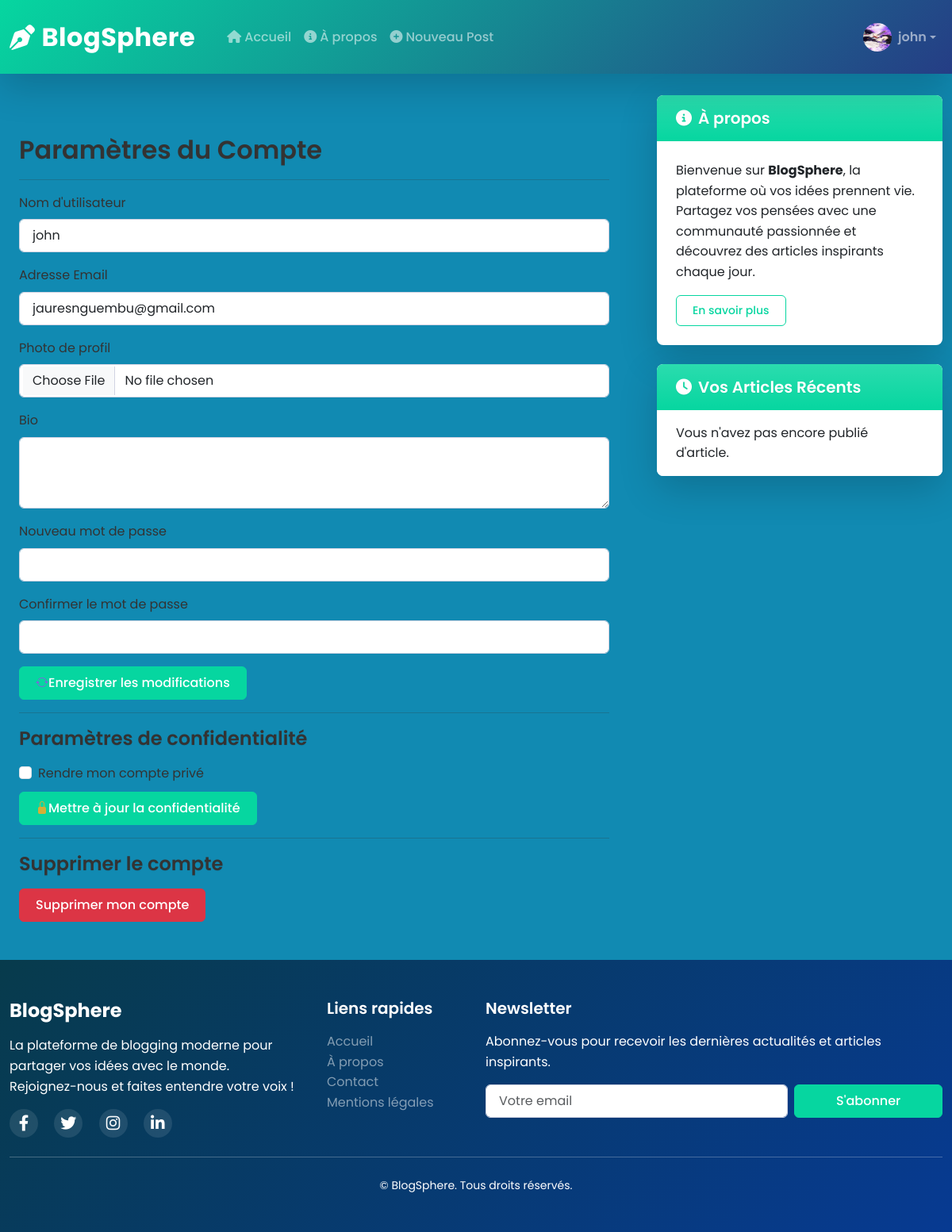
Page /parametre/ (signed in) on the committed database.
### blog/models.py (models this page shows, shortened)
class Person(AbstractBaseUser, PermissionsMixin):
    SEX_TYPES = (
        ('M', 'Male'),
        ('F', 'Feminine'),
    )
    username = models.CharField(max_length=150, unique=False)  # unique ajouté pour éviter doublons
    email = models.EmailField(unique=True)
    sex = models.CharField(max_length=1, choices=SEX_TYPES, blank=True, null=True)
    profile_picture = models.ImageField(upload_to='profiles/', blank=True, null=True, default='default.jpg')
    is_staff = models.BooleanField(default=False)
    is_superuser = models.BooleanField(default=False)
    is_active = models.BooleanField(default=True)
    groups = models.ManyToManyField(
        Group,
        related_name='person_set',
        blank=True,
        verbose_name='groups',
        help_text='The groups this user belongs to.'
    )
    user_permissions = models.ManyToManyField(
        Permission,
        related_name='person_permissions_set',
        blank=True,
        verbose_name='user permissions',
        help_text='Specific permissions for this user.'
    )
    objects = UserManager()
    USERNAME_FIELD = 'email'
    REQUIRED_FIELDS = ['username']
    class Meta:
        verbose_name = "Person"
        verbose_name_plural = "Persons"
        constraints = [
            models.UniqueConstraint(fields=['username', 'email'], name='unique_person_username_email')
        ]

class Profile(models.Model):
    user = models.OneToOneField(Person, on_delete=models.CASCADE)
    image = models.ImageField(default='default.jpg', upload_to='profile_pics')
    bio = models.TextField(max_length=500, blank=True)

### blog/views.py (the view)
# urls.py: path('parametre/', parametre, name='parametre'),
@login_required
def parametre(request):
    try:
        profile = request.user.profile
    except Profile.DoesNotExist:
        messages.warning(request, "Votre profil n'existe pas. Veuillez le créer.")
        return redirect('register')
    if request.method == 'POST':
        u_form = UserUpdateForm(request.POST, instance=request.user)
        p_form = ProfileUpdateForm(request.POST, request.FILES, instance=profile)
        if u_form.is_valid() and p_form.is_valid():
            u_form.save()
            p_form.save()
            messages.success(request, 'Paramètres mis à jour avec succès !')
            return redirect('parametre')
        else:
            messages.error(request, "Erreur lors de la mise à jour des paramètres.")
    else:
        u_form = UserUpdateForm(instance=request.user)
        p_form = ProfileUpdateForm(instance=profile)
    return render(request, 'blog/parametre.html', {'u_form': u_form, 'p_form': p_form})

### blog/templates/blog/parametre.html (shortened to what this page needs)
{% extends "blog/base.html" %}
{% block content %}
<div class="container mt-5">
    <h2>Paramètres du Compte</h2>
    <hr>
    <form method="post" enctype="multipart/form-data" action="{% url 'parametre' %}">
        <div class="mb-3">
            <label for="username" class="form-label">Nom d'utilisateur</label>
            <input type="text" class="form-control" id="username" name="username" value="{{ user.username }}">
        </div>
        <div class="mb-3">
            <label for="email" class="form-label">Adresse Email</label>
            <input type="email" class="form-control" id="email" name="email" value="{{ user.email }}">
        </div>
        <div class="mb-3">
            <label for="profile_pic" class="form-label">Photo de profil</label>
            <input type="file" class="form-control" id="profile_pic" name="profile_pic">
        </div>
        <div class="mb-3">
            <label for="bio" class="form-label">Bio</label>
            <textarea class="form-control" id="bio" name="bio" rows="3">{{ user.profile.bio }}</textarea>
        </div>
        <div class="mb-3">
            <label for="password" class="form-label">Nouveau mot de passe</label>
            <input type="password" class="form-control" id="password" name="password">
        </div>
        <div class="mb-3">
            <label for="password2" class="form-label">Confirmer le mot de passe</label>
            <input type="password" class="form-control" id="password2" name="password2">
        </div>
        <button type="submit" class="btn btn-primary"><i class="bi bi-arrow-repeat" style="color:rgb(124, 103, 219);" ></i>Enregistrer les modifications</button>
    </form>
    <hr>
    <h4>Paramètres de confidentialité</h4>
    <form method="post" action="{% url 'privacy-policy' %}">
        <div class="form-check">
            <input class="form-check-input" type="checkbox" value="1" id="private_account" name="private_account" {% if user.profile.private_account %}checked{% endif %}>
            <label class="form-check-label" for="private_account">
                Rendre mon compte privé
            </label>
        </div>
        <button type="submit" class="btn btn-primary mt-2"><i class="bi bi-lock-fill" style="color: #d4af37;"></i>Mettre à jour la confidentialité</button>
    </form>
    <hr>
    <h4>Supprimer le compte</h4>
    <form method="post" action="{% url 'delete-accounts' %}">
        <button type="submit" class="btn btn-danger" onclick="return confirm('Êtes-vous sûr de vouloir supprimer votre compte ? Cette action est irréversible.')">Supprimer mon compte</button>
    </form>
</div>
{% endblock %}

### blog/templates/blog/base.html (shortened to what this page needs)
{% load static %}
<!DOCTYPE html>
<html lang="fr">
<head>
    <link rel="stylesheet" href="https://cdn.jsdelivr.net/npm/bootstrap-icons@1.11.1/font/bootstrap-icons.css">
    <link href="https://cdn.jsdelivr.net/npm/bootstrap@5.3.0/dist/css/bootstrap.min.css" rel="stylesheet" />
    <link rel="stylesheet" href="https://cdnjs.cloudflare.com/ajax/libs/font-awesome/6.4.0/css/all.min.css" />
    <link rel="stylesheet" href="https://cdnjs.cloudflare.com/ajax/libs/animate.css/4.1.1/animate.min.css" />
    <link rel="stylesheet" href="{% static 'blog/css/main.css' %}" />
</head>
<body class="d-flex flex-column min-vh-100">
    <header>
        <nav class="navbar navbar-expand-lg navbar-dark shadow-lg fixed-top py-3 custom-navbar">
            <div class="container">
                <a class="navbar-brand fw-bold fs-2 d-flex align-items-center" href="{% url 'blog-home' %}">
                    <i class="fas fa-pen-nib me-2"></i>BlogSphere
                </a>
                <div class="collapse navbar-collapse" id="navbarNav">
                    <ul class="navbar-nav me-auto ms-3">
                        <li class="nav-item">
                            <a class="nav-link {% if request.resolver_match.url_name == 'blog-home' %}active{% endif %}" href="{% url 'blog-home' %}">
                                <i class="fas fa-home me-1"></i>Accueil
                            </a>
                        </li>
                        <li class="nav-item">
                            <a class="nav-link {% if request.resolver_match.url_name == 'blog-about' %}active{% endif %}" href="{% url 'blog-about' %}">
                                <i class="fas fa-info-circle me-1"></i>À propos
                            </a>
                        </li>
                        {% if user.is_authenticated %}
                        <li class="nav-item">
                            <a class="nav-link" href="{% url 'post-create' %}">
                                <i class="fas fa-plus-circle me-1"></i>Nouveau Post
                            </a>
                        </li>
                        {% endif %}
                    </ul>
                    <ul class="navbar-nav ms-auto">
                        {% if user.is_authenticated %}
                        <li class="nav-item dropdown">
                            <a class="nav-link dropdown-toggle d-flex align-items-center" href="#" id="userDropdown"
                               role="button" data-bs-toggle="dropdown" aria-expanded="false">
                                {% if user.profile.image %}
                                    <img src="{{ user.profile.image.url }}"
                                         class="rounded-circle profile-img me-2" width="36" height="36" alt="Profile" />
                                {% else %}
                                    <img src="https://ui-avatars.com/api/?name={{ user.username }}&background=random"
                                         class="rounded-circle profile-img me-2" width="36" height="36" alt="Profile" />
                                {% endif %}
                                <span class="fw-semibold">{{ user.username }}</span>
                            </a>
                        </li>
                        {% endif %}
                    </ul>
                </div>
            </div>
        </nav>
    </header>
    <main class="flex-grow-1 mt-5 pt-4">
        <div class="container my-5">
            <div class="row g-5">
                <div class="col-lg-8">
                    {% block content %}{% endblock %}
                </div>
                <div class="col-lg-4">
                    <div class="sticky-top custom-sticky">
                        <div class="card shadow-lg mb-4 animate__animated animate__fadeInRight">
                            <div class="card-header bg-gradient text-white custom-card-header">
                                <h5 class="mb-0"><i class="fas fa-info-circle me-2"></i>À propos</h5>
                            </div>
                            <div class="card-body">
                                <p class="card-text">
                                    Bienvenue sur <b>BlogSphere</b>, la plateforme où vos idées prennent vie.<br>
                                    Partagez vos pensées avec une communauté passionnée et découvrez des articles inspirants chaque jour.
                                </p>
                                <a href="{% url 'blog-about' %}" class="btn btn-outline-primary btn-sm">En savoir plus</a>
                            </div>
                        </div>
                        <div class="card shadow-lg animate__animated animate__fadeInRight animate__delay-1s">
                            <div class="card-header bg-gradient text-white custom-card-header">
                                <h5 class="mb-0"><i class="fas fa-clock me-2"></i>Vos Articles Récents</h5>
                            </div>
                            <div class="card-body p-0">
                                <div class="list-group list-group-flush">
                                    {% if user.is_authenticated and user_recent_posts %}
                                        {% for post in user_recent_posts %}
                                        <a href="{% url 'post-detail' post.pk %}"
                                           class="list-group-item list-group-item-action d-flex justify-content-between align-items-center">
                                            <span>{{ post.title|truncatechars:5 }}</span>
                                            <span class="badge bg-primary rounded-pill">{{ post.comments.count }}</span>
                                        </a>
                                        {% endfor %}
                                    {% elif user.is_authenticated %}
                                        <div class="list-group-item">Vous n'avez pas encore publié d'article.</div>
                                    {% else %}
                                        <div class="list-group-item">Connectez-vous pour voir vos articles récents.</div>
                                    {% endif %}
                                </div>
                            </div>
                        </div>
                    </div>
                </div>
            </div>
        </div>
    </main>
    <footer class="footer-bg text-white py-5 mt-auto">
        <div class="container">
            <div class="row">
                <div class="col-md-4 mb-4 mb-md-0">
                    <h4 class="fw-bold mb-3">BlogSphere</h4>
                    <p>
                        La plateforme de blogging moderne pour partager vos idées avec le monde.<br>
                        Rejoignez-nous et faites entendre votre voix !
                    </p>
                    <div class="social-icons mt-3">
                        <a href="#" class="text-white me-3 fs-5"><i class="fab fa-facebook-f"></i></a>
                        <a href="#" class="text-white me-3 fs-5"><i class="fab fa-twitter"></i></a>
                        <a href="#" class="text-white me-3 fs-5"><i class="fab fa-instagram"></i></a>
                        <a href="#" class="text-white fs-5"><i class="fab fa-linkedin-in"></i></a>
                    </div>
                </div>
                <div class="col-md-2 mb-4 mb-md-0">
                    <h5 class="mb-3">Liens rapides</h5>
                    <ul class="list-unstyled">
                        <li><a href="{% url 'blog-home' %}" class="text-white-50">Accueil</a></li>
                        <li><a href="{% url 'blog-about' %}" class="text-white-50">À propos</a></li>
                        <li><a href="{% url 'blog-Contact' %}" class="text-white-50">Contact</a></li>
                        <li><a href="{% url 'privacy-policy' %}" class="text-white-50">Mentions légales</a></li>
                    </ul>
                </div>
                <div class="col-md-6">
                    <h5 class="mb-3">Newsletter</h5>
                    <p>Abonnez-vous pour recevoir les dernières actualités et articles inspirants.</p>
                    <form class="row g-2" method="post" action="{% url 'newsletter-subscribe' %}">
                        <div class="col-8">
                            <input type="email" name="email" class="form-control" placeholder="Votre email" required />
                        </div>
                        <div class="col-4">
                            <button type="submit" class="btn btn-primary w-100">S'abonner</button>
                        </div>
                    </form>
                </div>
            </div>
            <hr class="my-4 bg-secondary" />
            <div class="text-center">
                <p class="mb-0 small">&copy; {{ now|date:"Y" }} BlogSphere. Tous droits réservés.</p>
            </div>
        </div>
    </footer>
</body>
</html>

### rows in the picture
Person: profile.image (picture), username "john", email "jauresnguembu@gmail.com"
